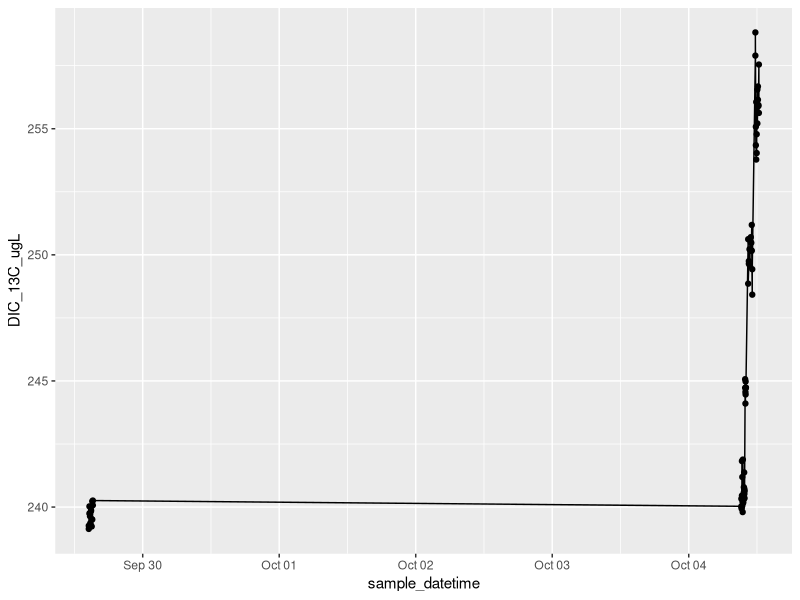
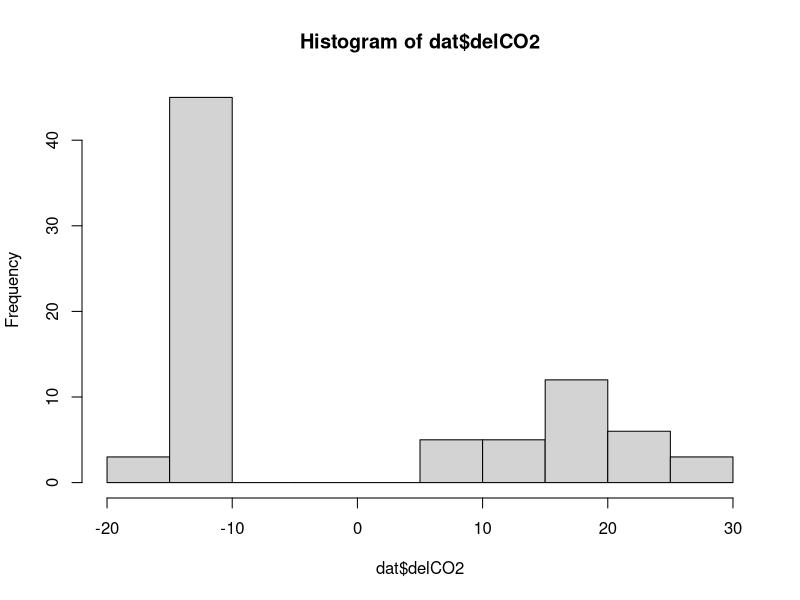
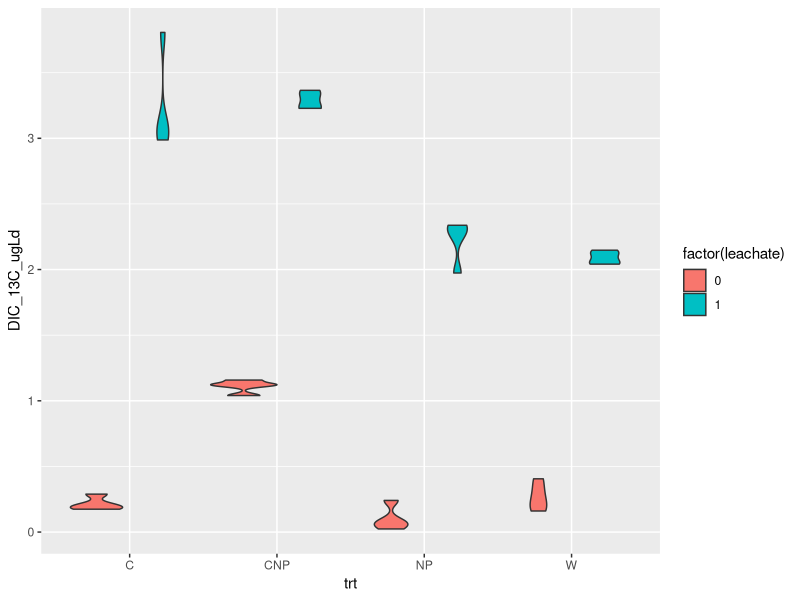
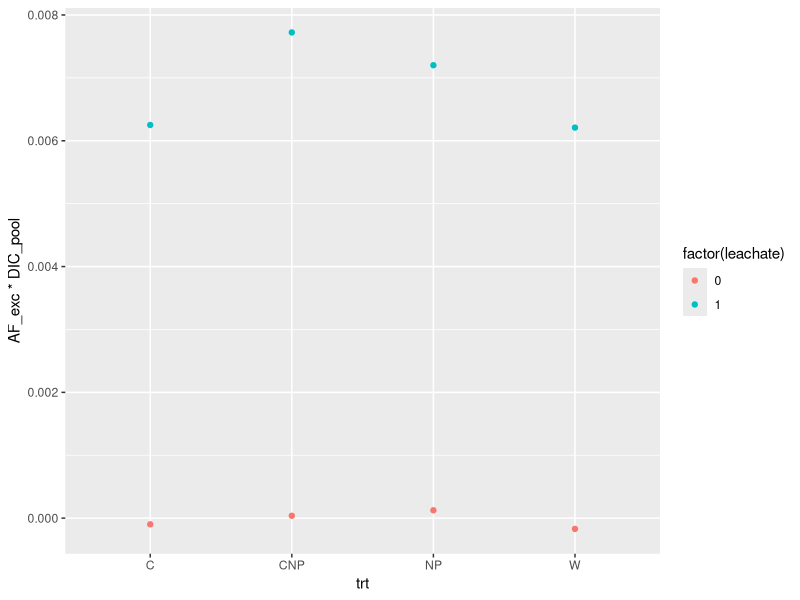
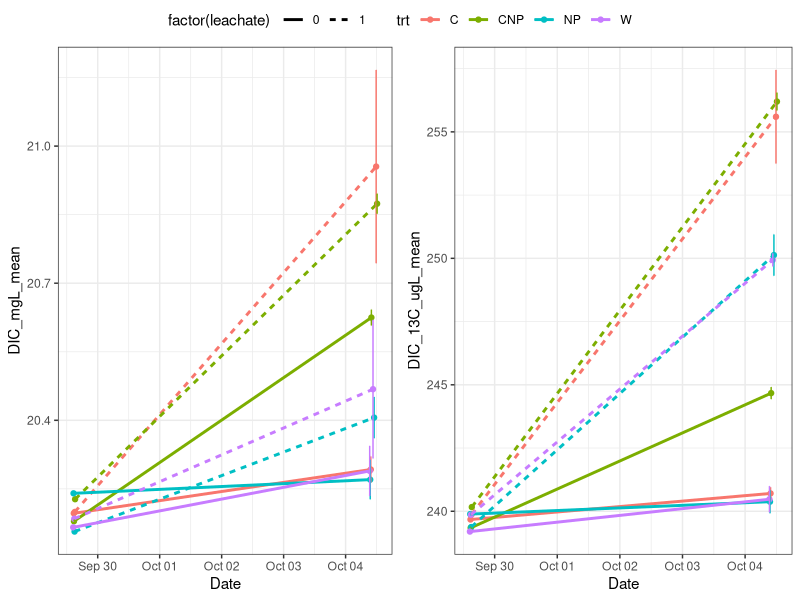
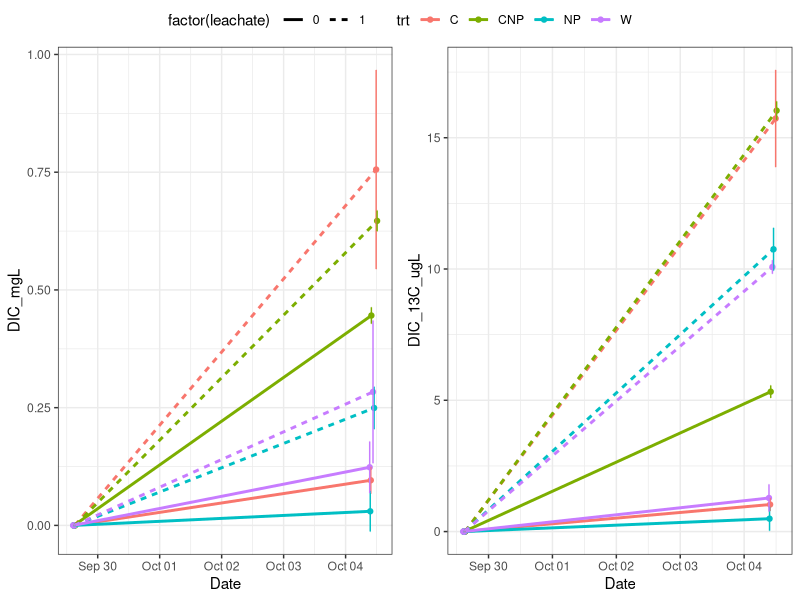
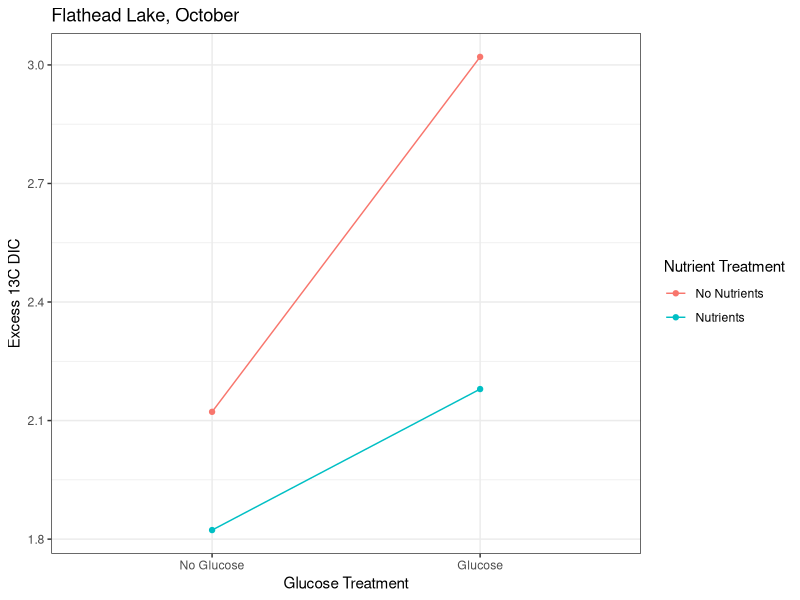
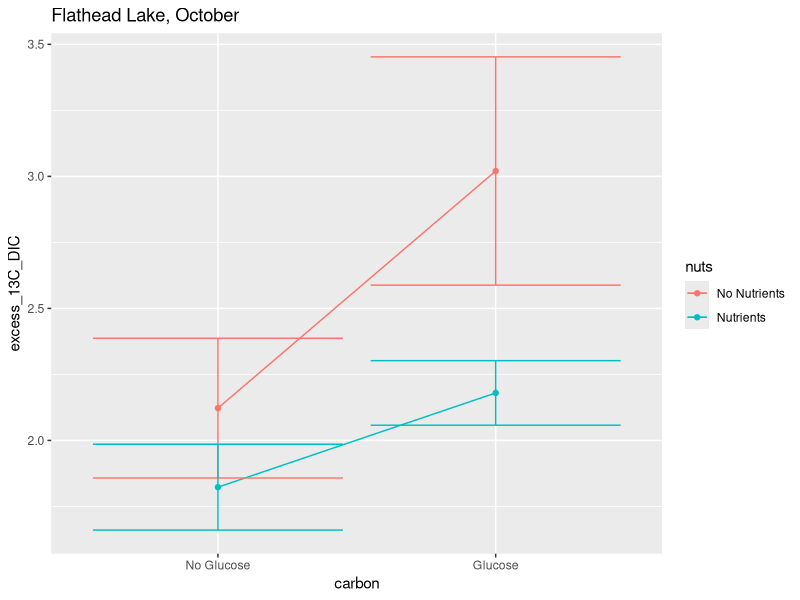

Write R code to recreate these figures, in order.
library(tidyverse)
library(lubridate)
library(dplyr)


# setup ####
dat <- read_csv("data/Kirby_FL2/fl2_expt.csv")
#alk <- read_csv('data/alkalinity/nw_alkalinity.csv') %>%
 #   filter(!is.na(trt)) %>%
  #  mutate(date = as.Date(date, format = '%m/%d/%Y')) %>%
   # select(-samplenum, -treatment, -vol_acid)
glimpse(dat)


# Functions ####
deltoAF<- function (del) {
  Rst<-0.0112372
  R<-(del/1000+1)*Rst
  AF<-R/(1+R)
  AF

}

AFtodel <- function (AF) {
  Rst<-0.0112372
  R<- AF/(1-AF)
  del<- (R/Rst-1)*1000

  del
}

DICfrom_C_A <- function(K1, K2, C, A){
  H_minus <- (((-K1*C))-sqrt(((K1*C)^2)-(4*-1*A*2*K1*K2*C)))/(2*-1*A)
  pH <- -1*log10(H_minus)
  B <- (K1*C)/H_minus
  Ca <- (K2*B)/H_minus
  D <- C + B + Ca
  A_check <- B + 2*Ca

  l <- list(H_minus, pH, C, B, Ca, D, A, A_check)
  names(l) <- c("H", "pH", "C", "B", "Ca", "D", "A","A check")
  DIC = l$D
  return(DIC)
}

# metadata ####
trts <- data.frame(Treatment = 1:8,
                   trt = c('W',  'NP', 'C', 'CNP','W',  'NP', 'C', 'CNP'),
                   leachate = c(0,0,0,0,1,1,1,1))

# add actual data for this part once we have DOC from Adam
c_source <- read_csv('data/DOC_stock_concentrations.csv')

# There is no clear pattern in the alkalinity data. Take an average:
#alk <- alk %>% filter(final_pH > 4.3) %>%
 #   summarize(alk_meqL = mean(alk_meqL))

dat <- left_join(dat, trts, by = 'Treatment') %>%
    mutate(date = as.Date(sample_datetime))
    #left_join(alk, by = c('batch', 'trt', 'leachate'))

# calculate DIC in the water ####
###testing DIC from pCO2-alk
###partial pressures of CO2 pCO2 in uatm
alk <- 1.66 # meq/L
# pCO2 <- 30 * 10^(-6) # mol/L
temp <- 273+21
K1 <- exp(290.9097-14554.21/(temp)-45.0575*log(temp))
K2 <- exp(207.6548-11843.79/(temp)-33.6485*log(temp))

# out <-DICfrom_C_A(K1=K1, K2=K2,C=pCO2,A=alk)
dat$DIC_molL <- DICfrom_C_A(K1, K2, dat$CO2_conc_umolL * 10^(-6),
                            alk* 10^-3)
# dat$DIC_13molL <- DICfrom_C_A(K1, K2, dat$CO2_13C_umolL * 10^(-6), alk)
dat$DIC_mgL <- dat$DIC_molL*12.011*1000
# dat$AF = deltoAF(dat$delCO2)
dat$DIC_13C_umolL = dat$DIC_molL * dat$AF *10^6
dat$DIC_13C_ugL = dat$DIC_13C_umolL * 13


dat %>% dplyr::filter(!is.na(Treatment)) %>%
ggplot(aes(x = sample_datetime, y = DIC_13C_ugL))+
  geom_point() + geom_line()

# # Clean up data ####

#dat <- dat %>%
 #   filter(!(batch == 2 & Syringe == '28'),
  #         !is.na(Treatment))

# # Remove high time zero point:
# dat %>% filter(batch == 1, Treatment == 6)
# # It looks like the high one is syringe 8G. Check this in the notes.
#
# dat <- dat %>%
#     filter(!(batch == 1 & Syringe == '8G'),
#            !is.na(Treatment))

hist(dat$delCO2)


# START OF FINAL FIGURES CODE####
# filter to use only the start and end time points
dat_sum <- dat %>%
    group_by(batch, trt, leachate, replicate) %>%
    summarize(across(any_of(c('sample_datetime', 'delCO2', 'DIC_mgL',
                              'DIC_13C_ugL', 'alk_meqL')),
                     .fns = ~mean(., na.rm = T))) %>%
    ungroup()

# Calculate the change over time for each bottle measured at time T
bottle_dif <-
    dat_sum %>% select(-starts_with(c('delCO2', 'alk_meqL'))) %>%
    mutate(batch = case_when(batch == 1 ~ 'T0',
                             batch == 2 ~ 'T1'))%>%
    pivot_wider(names_from = c('batch', 'replicate'),
                values_from = c('sample_datetime', 'DIC_mgL', 'DIC_13C_ugL')) %>%
    rename_with(~sub('_NA$', '', .)) %>%
    mutate(across(starts_with('DIC_mgL_T1'), .fns = ~ . - DIC_mgL_T0),
           across(starts_with('DIC_13C_ugL_T1'), .fns = ~ . - DIC_13C_ugL_T0),
           across(starts_with('sample_datetime_T1'), .fns = ~ . - sample_datetime_T0)) %>%
    select(-ends_with('T0')) %>%
    pivot_longer(cols = ends_with(c('_A', '_B', '_C', '_D')),
                 names_to = c('.value', 'rep'),
                 names_sep = '_T1_') %>%
    mutate(sample_datetime = as.numeric(sample_datetime),
           DIC_ugLd = DIC_mgL/sample_datetime*1000,
           DIC_13C_ugLd = DIC_13C_ugL/sample_datetime) %>%
    select(-sample_datetime, -DIC_mgL, -DIC_13C_ugL) %>%
    mutate(site = "fl2")

ggplot(bottle_dif, aes(trt, DIC_13C_ugLd, fill = factor(leachate))) +
    geom_violin()
write_csv(bottle_dif, 'data/DIC_change_by_bottle_fl2.csv')

dat_sum <- dat_sum %>%
    group_by(batch, trt, leachate) %>%
    summarize(across(any_of(c('sample_datetime', 'delCO2', 'DIC_mgL',
                              'DIC_13C_ugL', 'alk_meqL')),
                     .fns = list(mean = ~mean(., na.rm = T),
                                 sd = ~sd(., na.rm = T)))) %>%
    rename(sample_datetime = sample_datetime_mean) %>%
    select(-sample_datetime_sd) %>%
    mutate(across(ends_with('sd'), ~case_when(is.na(.) ~ 0,
                                              TRUE ~ .)))

p12 <- ggplot(dat_sum, aes(sample_datetime, DIC_mgL_mean, col = trt, lty = factor(leachate)))+
    geom_point() + geom_line(size = 1) +
    geom_errorbar(aes(ymin = DIC_mgL_mean - DIC_mgL_sd,
                      ymax = DIC_mgL_mean + DIC_mgL_sd), lty = 1)+
    xlab('Date') +theme_bw()
p13 <- ggplot(dat_sum, aes(sample_datetime, DIC_13C_ugL_mean, col = trt, lty = factor(leachate)))+
    geom_point() + geom_line(size = 1) +
    geom_errorbar(aes(ymin = DIC_13C_ugL_mean - DIC_13C_ugL_sd,
                      ymax = DIC_13C_ugL_mean + DIC_13C_ugL_sd), lty = 1)+
    xlab('Date') +theme_bw()

png(filename = 'figures/FL2_expt_13CO2overtime.png',
    width = 8, height = 5, res = 300, units = 'in')
ggpubr::ggarrange(p12, p13, common.legend = T)
dev.off()

#removing baseline ####

dat_dif <- dat_sum %>%
    mutate(AF = deltoAF(delCO2_mean)) %>%
    select(-starts_with(c('delCO2', 'alk_meqL'))) %>%
    mutate(batch = case_when(batch == 1 ~ 'T0',
                             batch == 2 ~ 'T1'))%>%
    rename(DIC_mgL = DIC_mgL_mean, DIC_13C_ugL = DIC_13C_ugL_mean) %>%
    pivot_wider(names_from = 'batch',
                values_from = c('sample_datetime', 'AF', 'DIC_mgL', 'DIC_13C_ugL',
                                'DIC_mgL_sd', 'DIC_13C_ugL_sd')) %>%
    mutate(AF_exc = AF_T1 - AF_T0,
           DIC_pool = DIC_mgL_T1,
           DIC_mgL_T1 = DIC_mgL_T1 - DIC_mgL_T0,
           DIC_mgL_T0 = DIC_mgL_T0 - DIC_mgL_T0,
           DIC_13C_ugL_T1 = DIC_13C_ugL_T1 - DIC_13C_ugL_T0,
           DIC_13C_ugL_T0 = DIC_13C_ugL_T0 - DIC_13C_ugL_T0) %>%
    pivot_longer(cols = ends_with(c('T0', 'T1')),
                 names_to = c('.value', 'time'),
                 names_sep = '_T')

#code to save figure(change expt name)
dat_dif %>% filter(DIC_mgL != 0) %>%
ggplot( aes(trt, AF_exc * DIC_pool, col = factor(leachate), group = leachate))+
    geom_point()
geom_bar(stat = 'identity')
p12 <- ggplot(dat_dif, aes(sample_datetime, DIC_mgL, col = trt, lty = factor(leachate)))+
    geom_point() + geom_line(size = 1) +
    geom_errorbar(aes(ymin = DIC_mgL - DIC_mgL_sd,
                      ymax = DIC_mgL + DIC_mgL_sd), lty = 1)+
    xlab('Date') +theme_bw()
p13 <- ggplot(dat_dif, aes(sample_datetime, DIC_13C_ugL, col = trt, lty = factor(leachate)))+
    geom_point() + geom_line(size = 1) +
    geom_errorbar(aes(ymin = DIC_13C_ugL - DIC_13C_ugL_sd,
                      ymax = DIC_13C_ugL + DIC_13C_ugL_sd), lty = 1)+
    xlab('Date') +theme_bw()
png(filename = 'figures/FL2_expt_13CO2.png',
    width = 8, height = 5, res = 300, units = 'in')
ggpubr::ggarrange(p12, p13, common.legend = T)
dev.off()


#tables ####

dd <- dat_sum %>% select(-starts_with(c('delCO2', 'alk_meqL'))) %>%
    mutate(batch = case_when(batch == 1 ~ 'T0',
                             batch == 2 ~ 'T'))%>%
    rename(DIC_mgL = DIC_mgL_mean, DIC_13C_ugL = DIC_13C_ugL_mean) %>%
    pivot_wider(names_from = 'batch',
                values_from = c('sample_datetime', 'DIC_mgL', 'DIC_13C_ugL',
                                'DIC_mgL_sd', 'DIC_13C_ugL_sd')) %>%
    mutate(inc_time = sample_datetime_T - sample_datetime_T0,
           Delta_T = as.numeric(inc_time),
           Delta_DIC_ugLd = (DIC_mgL_T - DIC_mgL_T0)*1000/Delta_T,
           Delta_DIC_ugLd_sd = (DIC_mgL_sd_T + DIC_mgL_sd_T0)*1000/Delta_T,
           Delta_DIC_13_ugLd = (DIC_13C_ugL_T - DIC_13C_ugL_T0)/Delta_T,
           Delta_DIC_13_ugLd_sd = (DIC_13C_ugL_sd_T + DIC_13C_ugL_sd_T0)/Delta_T) %>%
    select(-ends_with(c('_T', '_T0')))

mutate(dd, AF = Delta_DIC_13_ugLd/(Delta_DIC_13_ugLd + Delta_DIC_ugLd),
       del = AFtodel(AF))

excess13CDIC <- dd %>% select( -inc_time) %>%
    pivot_wider(id_cols = trt, names_from = 'leachate',
                values_from = c('Delta_DIC_ugLd', 'Delta_DIC_13_ugLd',
                                'Delta_DIC_ugLd_sd', 'Delta_DIC_13_ugLd_sd')) %>%
    mutate(excess_13C_DIC = Delta_DIC_13_ugLd_1 - Delta_DIC_13_ugLd_0,
           excess_13C_sd = Delta_DIC_13_ugLd_sd_1 + Delta_DIC_13_ugLd_sd_0,
           excess_DIC = Delta_DIC_ugLd_1 - Delta_DIC_ugLd_0,
           excess_DIC_sd = Delta_DIC_ugLd_sd_1 + Delta_DIC_ugLd_sd_0)%>%
    select(-ends_with(c('_1','_0'))) %>%
    mutate(site = 'fl2', .before = trt)

excess13CDIC$carbon = c('Glucose', 'Glucose', 'No Glucose', 'No Glucose')
excess13CDIC$carbon <- factor(excess13CDIC$carbon, levels = c('No Glucose','Glucose'))
excess13CDIC$nuts = c('No Nutrients', 'Nutrients', 'No Nutrients', 'Nutrients')
png(filename = 'figures/fl2_expt_13CDIC_pres.png',
    width = 5, height = 5, res = 300, units = 'in')
ggplot(excess13CDIC, aes(carbon, excess_13C_DIC, col = nuts,fill = nuts, group = nuts)) +
    geom_line() + geom_point() +
    # geom_ribbon(aes(ymin = excess_13C_DIC - excess_13C_sd,
    #                   ymax = excess_13C_DIC + excess_13C_sd),col = 'transparent', alpha = 0.2,
    #             outline.type = 'full')+
    ggtitle('Flathead Lake, October')+
    xlab('Glucose Treatment') +theme_bw()+
    ylab('Excess 13C DIC')+
    guides(color = guide_legend(title = "Nutrient Treatment"))+
    guides(fill = FALSE)
dev.off()

excess13CDIC$carbon = c('Glucose', 'Glucose', 'No Glucose', 'No Glucose')
excess13CDIC$carbon <- factor(excess13CDIC$carbon, levels = c('No Glucose','Glucose'))
excess13CDIC$nuts = c('No Nutrients', 'Nutrients', 'No Nutrients', 'Nutrients')
png(filename = 'figures/fl2_expt_13CDIC.png',
    width = 5, height = 5, res = 300, units = 'in')
ggplot(excess13CDIC, aes(carbon, excess_13C_DIC, col = nuts, group = nuts)) +
    geom_line() + geom_point() +
    geom_errorbar(aes(ymin = excess_13C_DIC - excess_13C_sd,
                      ymax = excess_13C_DIC + excess_13C_sd))+
    ggtitle('Flathead Lake, October')
dev.off()

write_csv(excess13CDIC, 'data/excessDIC_fl2.csv')

png(filename = 'figures/FL2_expt_13CDIC_pres.png',
    width = 5, height = 5, res = 300, units = 'in')
ggplot(excess13CDIC, aes(carbon, excess_13C_DIC, col = nuts,fill = nuts, group = nuts)) +
    geom_line() + geom_point() +
    # geom_ribbon(aes(ymin = excess_13C_DIC - excess_13C_sd,
    #                   ymax = excess_13C_DIC + excess_13C_sd),col = 'transparent', alpha = 0.2,
    #             outline.type = 'full')+
    ggtitle('Flathead Lake, October')+
    xlab('Glucose Treatment') +theme_bw()+
    ylab('Excess 13C DIC')+
    guides(color = guide_legend(title = "Nutrient Treatment"))+
    guides(fill = FALSE)
dev.off()

# write_csv(DIC_dataframe, "processed_CO2/experiment1_processed.csv")
# DIC <- read_csv('processed_CO2/experiment1_processed.csv')
#
# # calculate excess 13CDIC in each treatment ####
# sumDIC <- filter(DIC, time_interval %in% c('T0', 'T5')) %>%
#     select(time_interval, treatment, sample_datetime, DIC_molL, DIC_13C_umolL) %>%
#     group_by(time_interval, treatment) %>%
#     # summarize(across(.fns = list(mean = ~mean(.), sd = sd(.))))
#     summarize(sample_datetime = mean(sample_datetime),
#               DIC_molL = mean(DIC_molL),
#               DIC_13C_sd = sd(DIC_13C_umolL),
#               DIC_13C_umolL = mean(DIC_13C_umolL)) %>%
#     ungroup()
#
# DIC_table <- sumDIC %>%
#     mutate(excess_13C_DIC_umolL = DIC_13C_umolL - sumDIC$DIC_13C_umolL[sumDIC$time_interval == 'T0'],
#            excess_DIC_umolL = (DIC_molL - sumDIC$DIC_molL[sumDIC$time_interval == 'T0'])*10^6,
#            excess_13C_DIC_umolL_sd = DIC_13C_sd + sumDIC$DIC_13C_sd[sumDIC$time_interval == 'T0'])
#
#
# #creating excess accumulated 13C CO2 (from DIC) plot  ####
# # setwd('/Users/niko/Dropbox/leachate_linder/processed_CO2')
# # DIC_table <- read_csv('~/Dropbox/leachate_linder/processed_CO2/DIC_table.csv')
# DIC_table$nutrients <- c(0,0,1,0,1)
# DIC_table$sugar <- c(0,1,1,0,0)
# # DIC_table$DICXS <- DIC_table$DICXS*1000
# # DIC_table$STDev_T5 <- DIC_table$STDev_T5*1000
# # DIC_table$STDev_T0 <- DIC_table$STDev_T0*1000
# # DIC_table$STDev <- DIC_table$STDev_T0 + DIC_table$STDev_T5
#
# DIC_table <- slice(DIC_table, -1)
#
# plot(DIC_table$sugar[DIC_table$nutrients == 1],
#      DIC_table$excess_13C_DIC_umolL[DIC_table$nutrients == 1], type = 'b',
#      xlim = c(-0.25,1.25), ylim = c(0,1.5), pch = 15, col = 'blue',
#      xaxt = 'n', xlab = 'No Sugar                                         Sugar',
#      ylab = 'Accumulated Excess 13C CO2 (µg)')
#
#
# arrows(x0 = DIC_table$sugar[DIC_table$nutrients == 1],
#        y0 = DIC_table$excess_13C_DIC_umolL[DIC_table$nutrients == 1],
#        x1 = DIC_table$sugar[DIC_table$nutrients == 1],
#        y1 = DIC_table$excess_13C_DIC_umolL[DIC_table$nutrients == 1]+
#          DIC_table$excess_13C_DIC_umolL_sd[DIC_table$nutrients ==1], length = 0.1, angle = 90)
# arrows(x0 = DIC_table$sugar[DIC_table$nutrients == 1],
#       y0 = DIC_table$excess_13C_DIC_umolL[DIC_table$nutrients == 1],
#       x1 = DIC_table$sugar[DIC_table$nutrients == 1],
#       y1 = DIC_table$excess_13C_DIC_umolL[DIC_table$nutrients == 1]-
#         DIC_table$excess_13C_DIC_umolL_sd[DIC_table$nutrients ==1], angle = 90, length = 0.1)
#
# lines(DIC_table$sugar[DIC_table$nutrients == 0],
#       DIC_table$excess_13C_DIC_umolL[DIC_table$nutrients == 0],pch = 1, col = 'forestgreen')
# points(DIC_table$sugar[DIC_table$nutrients == 0],
#        DIC_table$excess_13C_DIC_umolL[DIC_table$nutrients == 0], pch = 15, col = 'forestgreen')
# arrows(x0 = DIC_table$sugar[DIC_table$nutrients == 0],
#        y0 = DIC_table$excess_13C_DIC_umolL[DIC_table$nutrients == 0],
#        x1 = DIC_table$sugar[DIC_table$nutrients == 0],
#        y1 = DIC_table$excess_13C_DIC_umolL[DIC_table$nutrients == 0]+
#          DIC_table$excess_13C_DIC_umolL_sd[DIC_table$nutrients ==0], length = 0.1, angle = 90)
# arrows(x0 = DIC_table$sugar[DIC_table$nutrients == 0],
#        y0 = DIC_table$excess_13C_DIC_umolL[DIC_table$nutrients == 0],
#        x1 = DIC_table$sugar[DIC_table$nutrients == 0],
#        y1 = DIC_table$excess_13C_DIC_umolL[DIC_table$nutrients == 0]-
#          DIC_table$excess_13C_DIC_umolL_sd[DIC_table$nutrients ==0], angle = 90, length = 0.1)
#
# legend('topleft', legend = c('Nutrients', 'No Nutrients'),
#        col = c('green', 'blue'), lty = c(1,1), pch = c(15, 15), border = NA)
#
# # plot(DIC_table$sample_datetime, dat$DIC_13C, type = 'b', pch = 15)
# lines(dat$sample_datetime)
#
# arrows()
